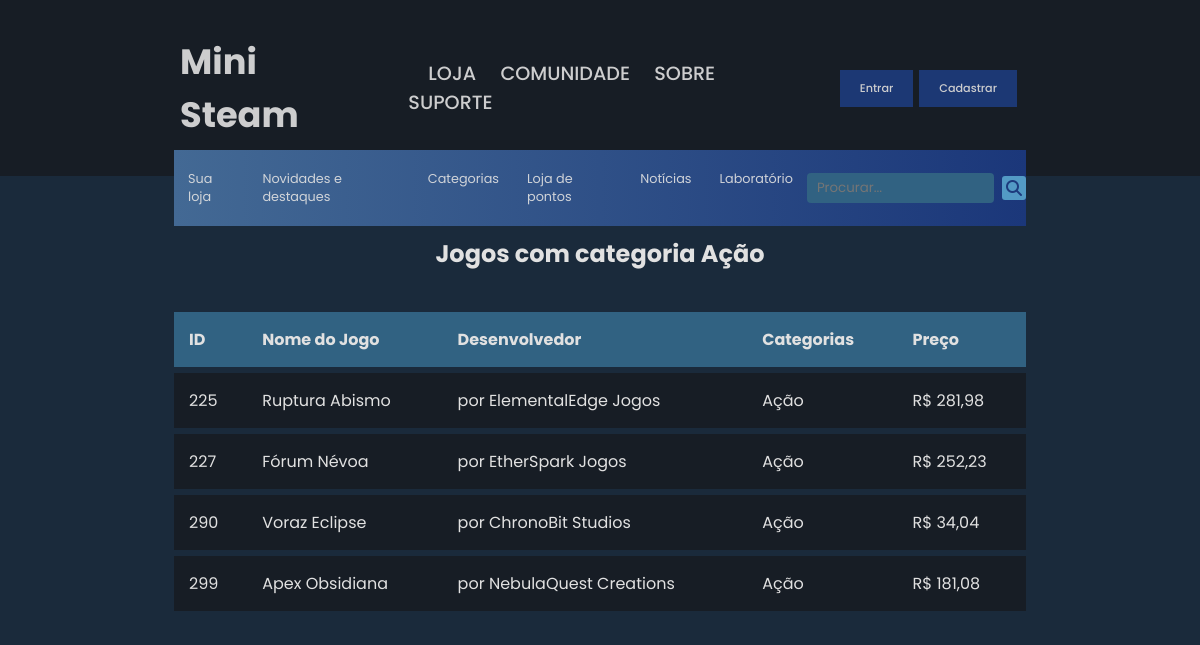
/games_por_genero/Ação/, run on the app's committed database.
### app_mini_steam/models.py (models this page shows, shortened)
class Game(models.Model):
    id = models.AutoField(primary_key=True)
    name = models.CharField(max_length=255)
    developer = models.CharField(max_length=255)
    genre = models.CharField(max_length=50)
    release_date = models.DateField()
    price = models.DecimalField(max_digits=5, decimal_places=2)

### app_mini_steam/views.py (the view)
# urls.py: path('games_por_genero/<str:genre>/', views.games_por_genero, name='games_por_genero'),
def games_por_genero(request, genre):
    motor_busca = MotorBuscaJogos()
    motor_busca.inicializar_catalogo()
    jogos_por_genero = motor_busca.buscar_por_genero(genre)
    return render(request, 'games_por_genero.html', {'games': jogos_por_genero, 'genre': genre})

### app_mini_steam/views.py (called while the page is built)
    def inserir(self, jogo):
        if self.raiz is None:
            self.raiz = NoJogo(jogo)
        else:
            self.raiz = self._inserir(self.raiz, jogo)

    def altura(self, no):
        if no is None:
            return 0
        return no.altura

    def atualizar_altura(self, no):
        if no is not None:
            no.altura = 1 + max(self.altura(no.esquerda), self.altura(no.direita))

    def _rotacao_direita(self, z):
        y = z.esquerda
        if y is not None:
            T2 = y.direita
            y.direita = z
            z.esquerda = T2
            self.atualizar_altura(z)
            self.atualizar_altura(y)
            return y
        else:
            return z

    def _rotacao_esquerda(self, y):
        x = y.direita
        if x is not None:
            T2 = x.esquerda
            x.esquerda = y
            y.direita = T2
            self.atualizar_altura(y)
            self.atualizar_altura(x)
            return x
        else:
            return y

    def _fator_de_balanceamento(self, no):
        if no is None:
            return 0
        return self.altura(no.esquerda) - self.altura(no.direita)

    def adicionar_jogo(self, jogo):
        genero = jogo.genre
        if genero in self.genero_para_jogos:
            self.genero_para_jogos[genero].append(jogo)
        else:
            self.genero_para_jogos[genero] = [jogo]

    def obter_jogos(self, genero):
        return self.genero_para_jogos.get(genero, [])

    def inicializar_catalogo(self):
        games = Game.objects.all()
        for game in games:
            self.catalogo_jogos.inserir(game)
            self.generos.adicionar_jogo(game)

    def buscar_por_genero(self, genero):
        return self.generos.obter_jogos(genero)

### app_mini_steam/templates/games_por_genero.html (shortened to what this page needs)
{% extends "index.html" %}
{% load static %}
{% block content %}
<link rel="stylesheet" type="text/css" href="{% static 'css/index.css' %}">
<div class="generos_div">
    <h2>Jogos com categoria {{ genre }}</h2>
</div>
{% if games %}
    <table class="lista_de_jogos">
        <thead>
            <tr>
                <th>ID</th>
                <th>Nome do Jogo</th>
                <th>Desenvolvedor</th>
                <th>Categorias</th>
                <th>Preço</th>
            </tr>
        </thead>
        <tbody>
            {% for game in games %}
                <tr>
                    <td>{{ game.id }}</td>
                    <td>{{ game.name }}</td>
                    <td>por {{ game.developer }}</td>
                    <td>{{ game.genre }}</td>
                    <td>R$ {{ game.price }}</td>
                </tr>
            {% endfor %}
        </tbody>
    </table>
{% endif %}
{% endblock %}

### app_mini_steam/static/css/index.css (style rules this page uses)
:root { --white-color: #e1e1e1; --dark-blue-steam-color: #171d25; --nav-color: #1d3b7d; --bg: #1a2a3b; --steam-blue: #1a9fff; --dark-gray-blue: #316282; --linear-gradient: linear-gradient(to left, #1b377a, #436994); --gray: #797878; }
* { margin: 0; padding: 0; box-sizing: border-box; font-family: 'Poppins', sans-serif; }
body, html { margin: 0; padding: 0; height: 100%; background-color: var(--bg); }
.lista_de_jogos { width: 71%; margin: 20px auto; border-collapse: collapse; background-color: var(--dark-blue-steam-color); margin-top: 35px; margin-bottom: 35px; }
.lista_de_jogos th, .lista_de_jogos td { border-top: 6px solid var(--bg); border-bottom: 6px solid var(--bg); padding: 15px; text-align: left; color: var(--white-color); }
.lista_de_jogos th { color: var(--white-color); background-color: var(--dark-gray-blue); }
.generos_div { display: flex; text-align: center; align-items: center; justify-content: center; width: 100%; }
.generos_div h2 { margin-top: 210px; color: var(--white-color); }

### data on the page
Game: id "225", name "Ruptura Abismo", developer "ElementalEdge Jogos", genre "Ação", price "281,98"
Game: id "227", name "Fórum Névoa", developer "EtherSpark Jogos", genre "Ação", price "252,23"
Game: id "290", name "Voraz Eclipse", developer "ChronoBit Studios", genre "Ação", price "34,04"
Game: id "299", name "Apex Obsidiana", developer "NebulaQuest Creations", genre "Ação", price "181,08"

### other printed values
{{ genre }} "Ação"
